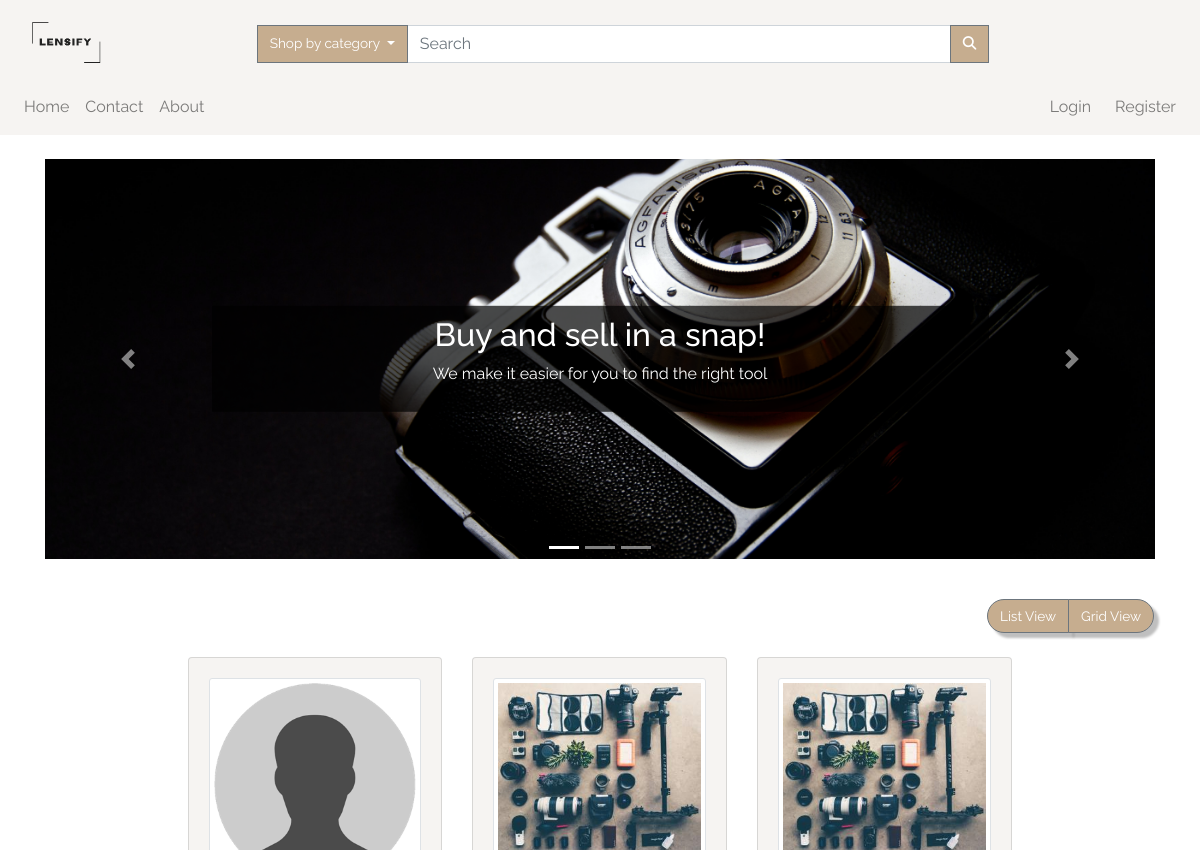
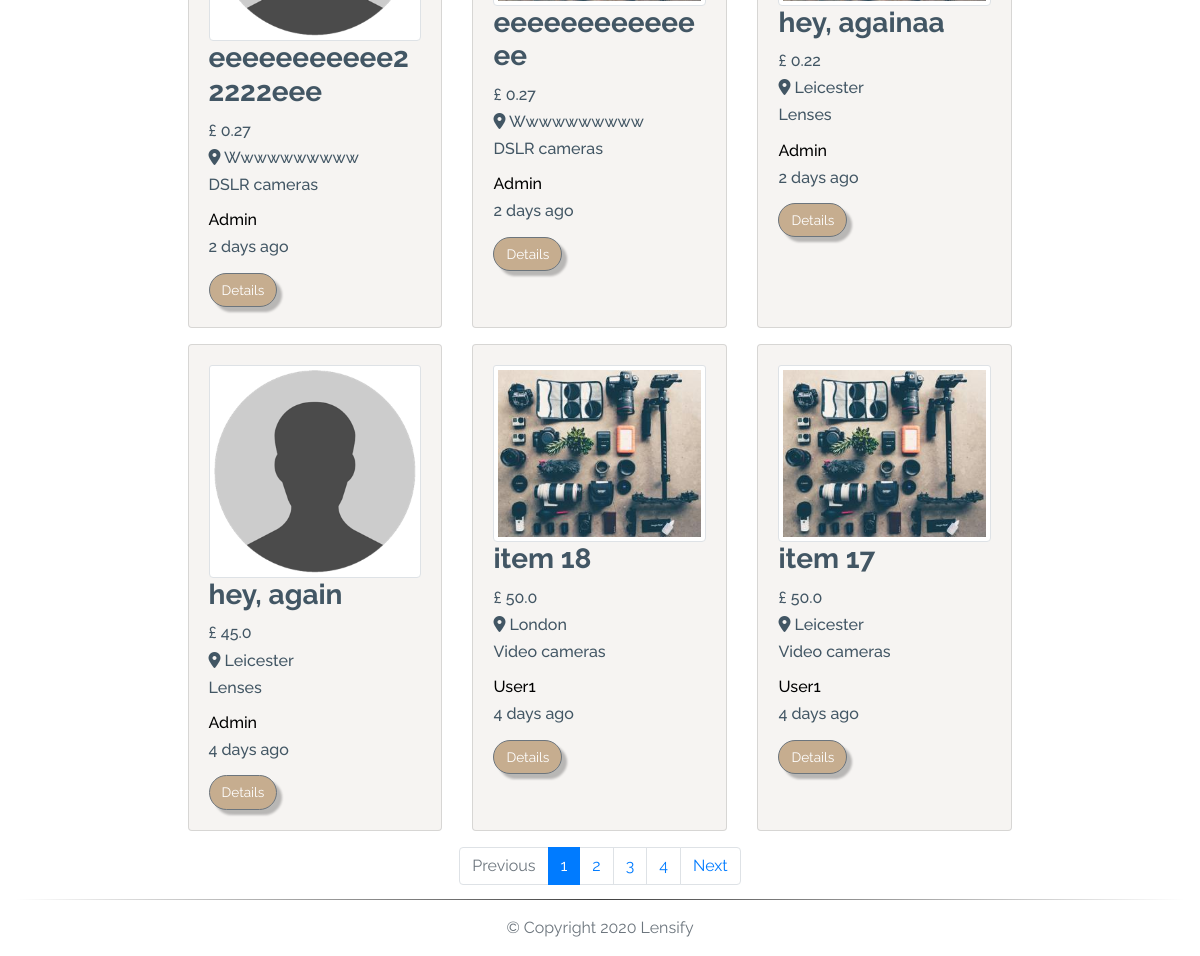
/index, run on the app's committed database (2 pictures, top to bottom).
### app/models.py (models this page shows, shortened)
class TimestampMixin(object):
    created_at = db.Column(db.DateTime, nullable=False,
                           default=datetime.utcnow)
    updated_at = db.Column(db.DateTime, onupdate=datetime.utcnow)

class ItemForSale(db.Model, TimestampMixin):
    __tablename__ = "for_sale"
    id = db.Column(db.Integer, primary_key=True)
    title = db.Column(db.String(100), nullable=False)
    description = db.Column(db.Text, nullable=False)
    quantity = db.Column(db.Integer, nullable=False, default=1)
    condition = db.Column(db.String(50), nullable=False)
    item_city = db.Column(db.String(50), nullable=False)
    price = db.Column(db.Float, nullable=False)
    item_views = db.Column(db.Integer, default=0)
    image_file = db.Column(Json(128), nullable=False,
                           default=['item.jpg'])
    sold = db.Column(db.Boolean, default=False)
    seller_id = db.Column(db.Integer, db.ForeignKey("users.id"))
    category_id = db.Column(db.Integer, db.ForeignKey("categories.id"))

class Category(db.Model, TimestampMixin):
    __tablename__ = "categories"
    id = db.Column(db.Integer, primary_key=True)
    name = db.Column(db.String(30), nullable=False, unique=True)
    item_cat = db.relationship(
        "ItemForSale", backref="category", lazy="dynamic")

class User(db.Model, TimestampMixin, UserMixin):
    __tablename__ = "users"
    id = db.Column(db.Integer, primary_key=True)
    first_name = db.Column(db.String(50), nullable=False)
    last_name = db.Column(db.String(50), nullable=False)
    username = db.Column(db.String(50), unique=True, nullable=False)
    email = db.Column(db.String(115), unique=True, nullable=False)
    image_file = db.Column(db.String(80), nullable=False,
                           default="default.jpg")
    password_hash = db.Column(db.String(60), nullable=False)
    items_for_sale = db.relationship(
        "ItemForSale", backref="seller", lazy="dynamic")
    items_buyer = db.relationship("Order", backref="buyer", lazy="dynamic")
    address = db.relationship(
        "Address", secondary="user_addresses", backref="user", lazy="dynamic"
    )
    followed = db.relationship(
        'User', secondary=followers,
        primaryjoin=(followers.c.follower_id == id),
        secondaryjoin=(followers.c.followed_id == id),
        backref=db.backref('followers', lazy='dynamic'), lazy='dynamic')
    reviewed = db.relationship(
        'Review', backref='user_reviewed', primaryjoin=(Review.user_reviewed_id == id), lazy="dynamic"
    )
    reviewer = db.relationship(
        'Review', backref='user_reviewer', primaryjoin=(Review.user_reviewer_id == id), lazy="dynamic"
    )

### app/routes.py (the view)
@app.route("/")
@app.route("/index")
def index():
    page = request.args.get('page', 1, type=int)
    all_items = ItemForSale.query.order_by(ItemForSale.id.desc()).paginate(
        page, app.config['LISTINGS_PER_PAGE'], False)
    next_url = url_for('index', page=all_items.next_num) \
        if all_items.has_next else None
    prev_url = url_for('index', page=all_items.prev_num) \
        if all_items.has_prev else None
    return render_template("index.html", all_items=all_items.items, next_url=next_url,
                           prev_url=prev_url, page_num=all_items.iter_pages(), page=page)

### app/models.py (called while the page is built)
    def process_result_value(self, value, dialect):
        return json.loads(value)

### app/routes.py (called while the page is built)
@app.before_request
def before_request():
    if current_user.is_authenticated:
        current_user.updated_at = datetime.utcnow()
        db.session.commit()

@app.context_processor
def inject_categories():
    categories = Category.query.join(
        ItemForSale, (Category.id == ItemForSale.category_id)).all()
    return dict(categories=categories)

### app/templates/index.html (shortened to what this page needs)
{% extends "layout.html" %}
{% block app_content %}
<div class="container-fluid h-100 mt-4">
  <div class="row">
    <div class="col-12 h-100">
      <div class="container-fluid">
        <div class="row justify-content-center mb-4">
          <div class="col-12">
            <div id="slider-animation" class="carousel slide" data-ride="carousel">
              <ul class="carousel-indicators">
                <li data-target="#slider-animation" data-slide-to="0" class="active"></li>
                <li data-target="#slider-animation" data-slide-to="1"></li>
                <li data-target="#slider-animation" data-slide-to="2"></li>
              </ul>
              <div class="carousel-inner">
                <div class="carousel-item active">
                  <img src="{{url_for('.static', filename='img/slider/slider2.jpg')}}" alt="Los Angeles">
                  <div class="text-box">
                    <h2 class="wow slideInRight" data-wow-duration="2s">Buy and sell in a snap!</h2>
                    <p class="wow slideInLeft" data-wow-duration="2s">We make it easier for you to
                      find the right tool</p>
                  </div>
                </div>
              </div>
              <a class="carousel-control-prev" href="#slider-animation" data-slide="prev">
                <span class="carousel-control-prev-icon"></span>
              </a>
              <a class="carousel-control-next" href="#slider-animation" data-slide="next">
                <span class="carousel-control-next-icon"></span>
              </a>
            </div>
          </div>
        </div>
      </div>
      <div class="row ">
        <div class="col-lg-12 my-3">
          <div class="float-right mr-3">
            <div class="btn-group">
              <button class="btn btn-secondary" id="list">
                List View
              </button>
              <button class="btn btn-secondary" id="grid">
                Grid View
              </button>
            </div>
          </div>
        </div>
      </div>
      <div id="products" class="row view-group w-75 mx-auto">
        {% for item in all_items %}
        <div class=" item col-12 col-md-6 col-lg-4 py-2">
          <div class="card custom-bg h-100">
            <div class="card-body">
              <a href="{{url_for('item', item_id=item.id)}}">
                <img class="img-fluid img-thumbnail card-img-top group list-group-image img-event"
                  src="{{url_for('static', filename='img/items/' + item.image_file[0])}}" alt="{{ item.title }}">
              </a>
              <h3 class="card-title list-group-item-heading font-weight-bold ">{{ item.title }}</h3>
              <small class="d-block font-weight-bold card-text">
                <h6>£ {{ item.price }}</h6>
              </small>
              <small class="font-weight-bold card-text">
                <h6 class="text-capitalize"><i class="fas fa-map-marker-alt"></i> {{ item.item_city }}</h6>
              </small>
              <small class="card-text">
                <h6>{{ item.category.name }}</h6>
              </small>
              <h6 class="card-text mt-3">
                <a href="{{url_for('user', username=item.seller.username)}}">
                  {{ item.seller.username.capitalize() }}
                </a>
              </h6>
              <small class="card-text">
                <h6>{{ moment(item.created_at).fromNow() }}</h6>
              </small>
              <a href="{{url_for('item', item_id=item.id)}}" class="btn btn-secondary mt-2">
                Details
              </a>
            </div>
          </div>
        </div>
        {% endfor %}
      </div>
      <nav aria-label="Page navigation" class="col-12 my-2">
        <ul class="pagination justify-content-center">
          <li class="page-item {% if not prev_url %} disabled {% endif %}">
            <a class="page-link" href="{{ prev_url }}" tabindex="-1">Previous</a>
          </li>
          {% for num in page_num %}
          {% if num %}
          <li class="page-item {% if page == num %} active {% endif %}"><a class="page-link"
              href="{{url_for('index', page=num)}}">{{ num }}</a></li>
          {% else %}
          <span class="page-item ellipsis">…</span>
          {% endif %}
          {% endfor %}
          <li class="page-item {% if not next_url %} disabled {% endif %}">
            <a class="page-link" href="{{ next_url }}">Next</a>
          </li>
        </ul>
      </nav>
    </div>
  </div>
</div>
</div>
{% endblock app_content %}

### app/static/css/styles.css (style rules this page uses)
:root { --main-color: #fff; --second-color: #425664; --third-color: #f6f4f2; --fourth-color: #c6ad8f; }
*, *::before, *::after { margin: 0; padding: 0; box-sizing: border-box; list-style: none; text-decoration: none; }
body, html { background: var(--main-color); min-height: 100vh; width: 100%; color: var(--second-color); font-family: "Raleway", sans-serif; word-break: normal; }
html { position: relative; }
a { color: black; text-decoration: none; cursor: pointer; }
ul { margin: 0; }
P { word-break: normal; }
.btn { font-size: 85%; white-space: nowrap; }
.btn-secondary { filter: drop-shadow(5px 5px 1px rgba(0, 0, 0, 0.25)); background-color: var(--fourth-color); border-radius: 20px; color: var(--main-color); }
.custom-bg { background-color: var(--third-color); }
.carousel-item { height: 50vh; min-height: 350px; }
.carousel-item img { width: 100%; height: 100%; object-fit: cover; display: block; }
.carousel-item .text-box { background: rgb(0, 0, 0); background: rgba(0, 0, 0, 0.7); padding: 10px; }
.text-box { position: absolute; top: 50%; left: 15%; right: 15%; color: #fff; text-align: center; transform: translateY(-50%); }
.pagination { flex-wrap: wrap; }

### data on the page
ItemForSale: title "eeeeeeeeeee22222eee", price "0.27", item_city "Wwwwwwwwww", category.name "DSLR cameras", seller.username "Admin", created_at "2 days ago"
ItemForSale: title "eeeeeeeeeeeeee", price "0.27", item_city "Wwwwwwwwww", category.name "DSLR cameras", seller.username "Admin", created_at "2 days ago"
ItemForSale: title "hey, againaa", price "0.22", item_city "Leicester", category.name "Lenses", seller.username "Admin", created_at "2 days ago"
ItemForSale: title "hey, again", price "45.0", item_city "Leicester", category.name "Lenses", seller.username "Admin", created_at "4 days ago"
ItemForSale: title "item 18", price "50.0", item_city "London", category.name "Video cameras", seller.username "User1", created_at "4 days ago"
ItemForSale: title "item 17", price "50.0", item_city "Leicester", category.name "Video cameras", seller.username "User1", created_at "4 days ago"

### other printed values
{{ num }} "1" "2" "3" "4"
